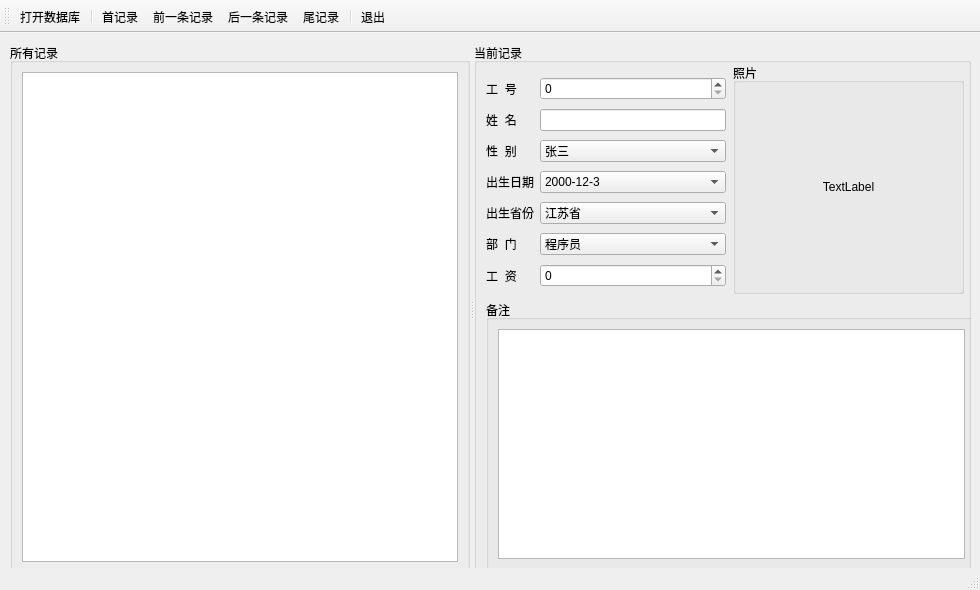
<?xml version="1.0" encoding="UTF-8"?>
<ui version="4.0">
 <class>MainWindow</class>
 <widget class="QMainWindow" name="MainWindow">
  <property name="geometry">
   <rect>
    <x>0</x>
    <y>0</y>
    <width>980</width>
    <height>590</height>
   </rect>
  </property>
  <property name="windowTitle">
   <string>MainWindow</string>
  </property>
  <widget class="QWidget" name="centralwidget">
   <widget class="QSplitter" name="splitter">
    <property name="geometry">
     <rect>
      <x>10</x>
      <y>10</y>
      <width>961</width>
      <height>531</height>
     </rect>
    </property>
    <property name="orientation">
     <enum>Qt::Horizontal</enum>
    </property>
    <widget class="QGroupBox" name="groupBox">
     <property name="maximumSize">
      <size>
       <width>460</width>
       <height>16777215</height>
      </size>
     </property>
     <property name="title">
      <string>所有记录</string>
     </property>
     <layout class="QGridLayout" name="gridLayout">
      <item row="0" column="0">
       <widget class="QTableView" name="tableView"/>
      </item>
     </layout>
    </widget>
    <widget class="QGroupBox" name="groupBox_2">
     <property name="title">
      <string>当前记录</string>
     </property>
     <widget class="QGroupBox" name="groupBox_3">
      <property name="geometry">
       <rect>
        <x>259</x>
        <y>20</y>
        <width>231</width>
        <height>231</height>
       </rect>
      </property>
      <property name="title">
       <string>照片</string>
      </property>
      <layout class="QGridLayout" name="gridLayout_4">
       <item row="0" column="0">
        <widget class="QLabel" name="label_picture">
         <property name="text">
          <string>TextLabel</string>
         </property>
         <property name="alignment">
          <set>Qt::AlignCenter</set>
         </property>
        </widget>
       </item>
      </layout>
     </widget>
     <widget class="QGroupBox" name="groupBox_4">
      <property name="geometry">
       <rect>
        <x>12</x>
        <y>257</y>
        <width>491</width>
        <height>271</height>
       </rect>
      </property>
      <property name="title">
       <string>备注</string>
      </property>
      <layout class="QGridLayout" name="gridLayout_2">
       <item row="0" column="0">
        <widget class="QPlainTextEdit" name="plainTextEdit"/>
       </item>
      </layout>
     </widget>
     <widget class="QWidget" name="">
      <property name="geometry">
       <rect>
        <x>12</x>
        <y>31</y>
        <width>240</width>
        <height>219</height>
       </rect>
      </property>
      <layout class="QGridLayout" name="gridLayout_3">
       <item row="0" column="0">
        <widget class="QLabel" name="label">
         <property name="text">
          <string>工  号</string>
         </property>
         <property name="alignment">
          <set>Qt::AlignCenter</set>
         </property>
        </widget>
       </item>
       <item row="0" column="2">
        <widget class="QSpinBox" name="spinBox">
         <property name="maximum">
          <number>99999999</number>
         </property>
        </widget>
       </item>
       <item row="1" column="0">
        <widget class="QLabel" name="label_2">
         <property name="text">
          <string>姓  名</string>
         </property>
         <property name="alignment">
          <set>Qt::AlignCenter</set>
         </property>
        </widget>
       </item>
       <item row="1" column="2">
        <widget class="QLineEdit" name="lineEdit"/>
       </item>
       <item row="2" column="0">
        <widget class="QLabel" name="label_3">
         <property name="text">
          <string>性  别</string>
         </property>
         <property name="alignment">
          <set>Qt::AlignCenter</set>
         </property>
        </widget>
       </item>
       <item row="2" column="2">
        <widget class="QComboBox" name="comboBox">
         <item>
          <property name="text">
           <string>张三</string>
          </property>
         </item>
         <item>
          <property name="text">
           <string>李四</string>
          </property>
         </item>
         <item>
          <property name="text">
           <string>王五</string>
          </property>
         </item>
        </widget>
       </item>
       <item row="3" column="0" colspan="2">
        <widget class="QLabel" name="label_4">
         <property name="text">
          <string>出生日期</string>
         </property>
         <property name="alignment">
          <set>Qt::AlignCenter</set>
         </property>
        </widget>
       </item>
       <item row="3" column="2">
        <widget class="QComboBox" name="comboBox_2">
         <item>
          <property name="text">
           <string>2000-12-3</string>
          </property>
         </item>
         <item>
          <property name="text">
           <string>2000-3-26</string>
          </property>
         </item>
         <item>
          <property name="text">
           <string>2000-6-1</string>
          </property>
         </item>
        </widget>
       </item>
       <item row="4" column="0" colspan="2">
        <widget class="QLabel" name="label_5">
         <property name="text">
          <string>出生省份</string>
         </property>
         <property name="alignment">
          <set>Qt::AlignCenter</set>
         </property>
        </widget>
       </item>
       <item row="4" column="2">
        <widget class="QComboBox" name="comboBox_3">
         <item>
          <property name="text">
           <string>江苏省</string>
          </property>
         </item>
         <item>
          <property name="text">
           <string>北京市</string>
          </property>
         </item>
         <item>
          <property name="text">
           <string>广东省</string>
          </property>
         </item>
        </widget>
       </item>
       <item row="5" column="0">
        <widget class="QLabel" name="label_6">
         <property name="text">
          <string>部  门</string>
         </property>
         <property name="alignment">
          <set>Qt::AlignCenter</set>
         </property>
        </widget>
       </item>
       <item row="5" column="2">
        <widget class="QComboBox" name="comboBox_4">
         <item>
          <property name="text">
           <string>程序员</string>
          </property>
         </item>
         <item>
          <property name="text">
           <string>运维工程师</string>
          </property>
         </item>
         <item>
          <property name="text">
           <string>后端程序员</string>
          </property>
         </item>
        </widget>
       </item>
       <item row="6" column="0">
        <widget class="QLabel" name="label_7">
         <property name="text">
          <string>工  资</string>
         </property>
         <property name="alignment">
          <set>Qt::AlignCenter</set>
         </property>
        </widget>
       </item>
       <item row="6" column="2">
        <widget class="QSpinBox" name="spinBox_2">
         <property name="maximum">
          <number>999999999</number>
         </property>
        </widget>
       </item>
      </layout>
     </widget>
    </widget>
   </widget>
  </widget>
  <widget class="QStatusBar" name="statusbar"/>
  <widget class="QToolBar" name="toolBar">
   <property name="windowTitle">
    <string>toolBar</string>
   </property>
   <attribute name="toolBarArea">
    <enum>TopToolBarArea</enum>
   </attribute>
   <attribute name="toolBarBreak">
    <bool>false</bool>
   </attribute>
   <addaction name="action_openDataBase"/>
   <addaction name="separator"/>
   <addaction name="action_firstRecord"/>
   <addaction name="action_previousRecord"/>
   <addaction name="action_nextRecord"/>
   <addaction name="action_lastRecord"/>
   <addaction name="separator"/>
   <addaction name="action_quit"/>
  </widget>
  <action name="action_openDataBase">
   <property name="text">
    <string>打开数据库</string>
   </property>
   <property name="menuRole">
    <enum>QAction::NoRole</enum>
   </property>
  </action>
  <action name="action_firstRecord">
   <property name="text">
    <string>首记录</string>
   </property>
   <property name="menuRole">
    <enum>QAction::NoRole</enum>
   </property>
  </action>
  <action name="action_previousRecord">
   <property name="text">
    <string>前一条记录</string>
   </property>
   <property name="menuRole">
    <enum>QAction::NoRole</enum>
   </property>
  </action>
  <action name="action_nextRecord">
   <property name="text">
    <string>后一条记录</string>
   </property>
   <property name="menuRole">
    <enum>QAction::NoRole</enum>
   </property>
  </action>
  <action name="action_lastRecord">
   <property name="text">
    <string>尾记录</string>
   </property>
   <property name="menuRole">
    <enum>QAction::NoRole</enum>
   </property>
  </action>
  <action name="action_quit">
   <property name="text">
    <string>退出</string>
   </property>
   <property name="menuRole">
    <enum>QAction::NoRole</enum>
   </property>
  </action>
 </widget>
 <resources/>
 <connections>
  <connection>
   <sender>action_quit</sender>
   <signal>triggered()</signal>
   <receiver>MainWindow</receiver>
   <slot>close()</slot>
   <hints>
    <hint type="sourcelabel">
     <x>-1</x>
     <y>-1</y>
    </hint>
    <hint type="destinationlabel">
     <x>343</x>
     <y>229</y>
    </hint>
   </hints>
  </connection>
 </connections>
</ui>
